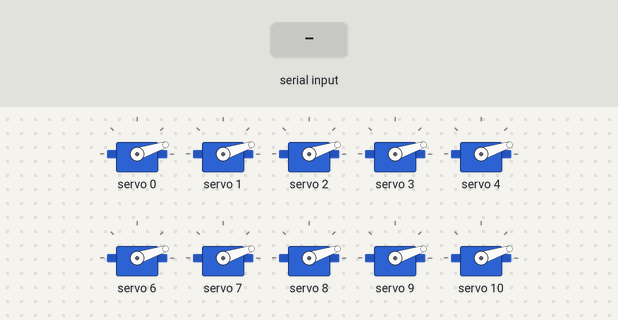
The sketch below on a simulated Arduino Uno, built with avr-gcc and run on an emulated ATmega328P. On the bench: 10 × servo. The test bench sets the inputs (shaded band). What the sketch prints to the serial monitor is not drawn.

Above: at 1.2 s.
1.3 s: "0\n" received over Serial
At 2.4 s:
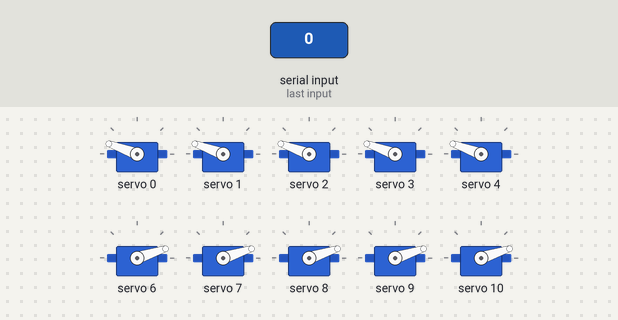
2.8 s: "1\n" received over Serial
At 3.6 s:
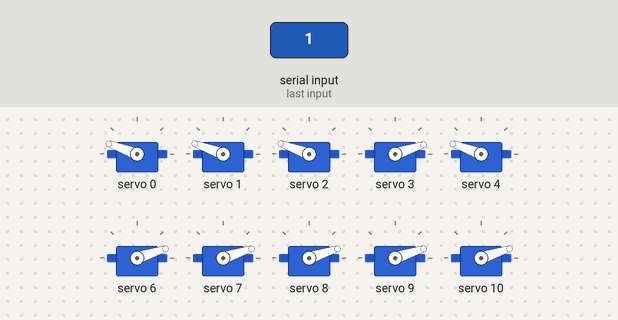
4.3 s: "2\n" received over Serial
At 4.7 s:
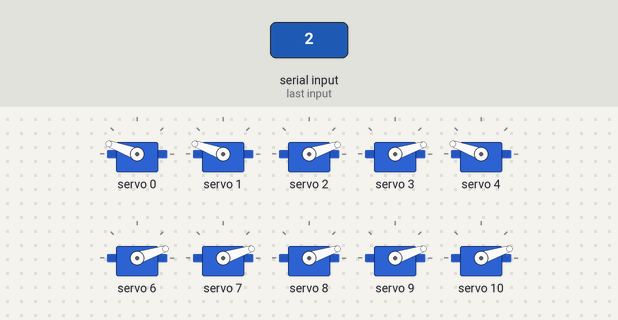
5.8 s: "3\n" received over Serial
At 7.0 s:
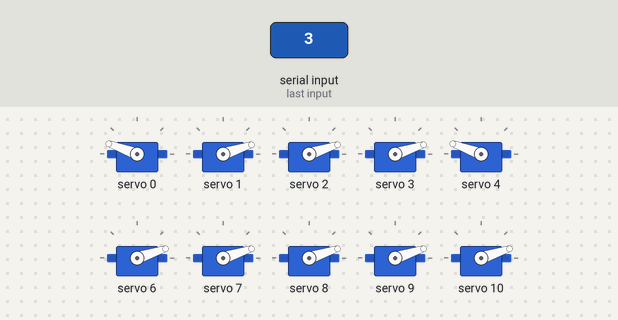
7.3 s: "4\n" received over Serial
At 8.2 s:
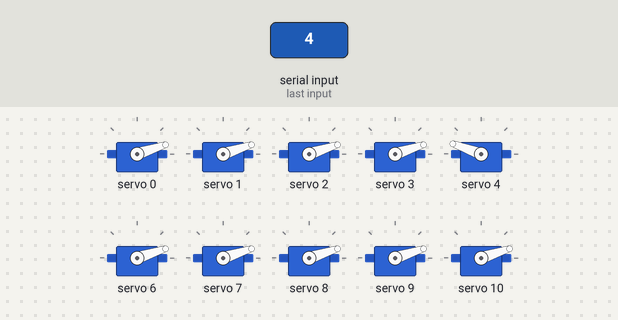
8.8 s: "l,45\n" received over Serial
At 9.4 s:
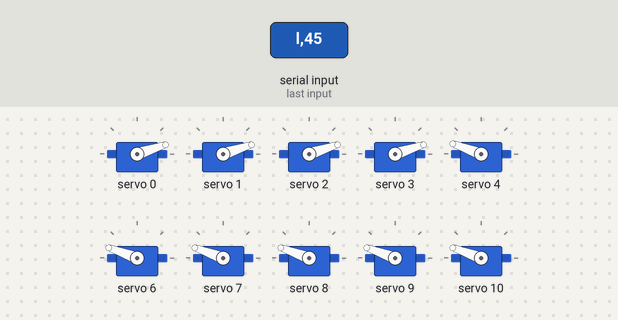
Timing chart, 0 to 11.3 s (numbered marks = the images above; inputs shaded):
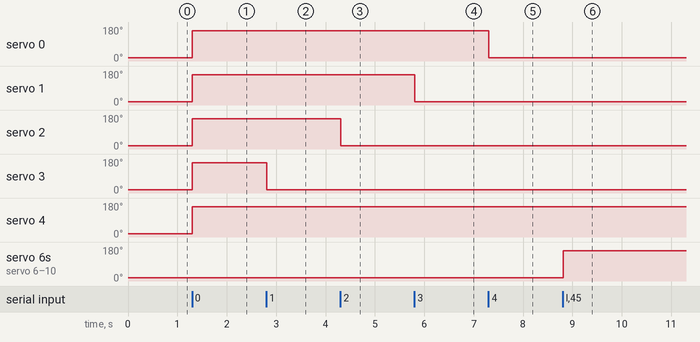

Measured:
- after the input at 1.3 s, servo 0–4: 18° → 160° at once
- after the input at 2.8 s, servo 3: 160° → 18° at once
- after the input at 4.3 s, servo 2: 160° → 18° at once
- after the input at 5.8 s, servo 1: 160° → 18° at once
- after the input at 7.3 s, servo 0: 160° → 18° at once
- after the input at 8.8 s, servo 6–10: 18° → 160° at once

The sketch:

both_hand_fingers_counting.ino
```cpp
#include <Wire.h>
#include <Adafruit_PWMServoDriver.h>

// Initialize the PCA9685
Adafruit_PWMServoDriver pca9685 = Adafruit_PWMServoDriver();

// Channels for Right Hand
#define R_PINKY    0
#define R_RING     1
#define R_MIDDLE   2
#define R_INDEX    3
#define R_THUMB    4

// Channels for Left Hand
#define L_PINKY    10
#define L_RING     9
#define L_MIDDLE   8
#define L_INDEX    7
#define L_THUMB    6

// Servo limits
#define SERVOMIN 150
#define SERVOMAX 600

// Open and close angles
#define ANGLE_OPEN   0
#define ANGLE_CLOSED 120

void setup() {
  Serial.begin(9600);
  pca9685.begin();
  pca9685.setPWMFreq(50);

  // Set all to open initially
  setAllFingersRight(ANGLE_OPEN);
  setAllFingersLeft(ANGLE_OPEN);

  Serial.println("Enter 0-10 for RIGHT hand or l0-l10 for LEFT hand:");
}

void loop() {
  if (Serial.available()) {
    String input = Serial.readStringUntil('\n');
    input.trim();

    if (input.startsWith("l")) {
      int val = input.substring(1).toInt();
      applyGestureLeft(val);
    } else {
      int val = input.toInt();
      applyGestureRight(val);
    }
  }
}

// ==================== RIGHT HAND GESTURES ====================
void applyGestureRight(int val) {
  switch (val) {
    case 0:
      setFingersRight(ANGLE_CLOSED, ANGLE_CLOSED, ANGLE_CLOSED, ANGLE_CLOSED, ANGLE_CLOSED);
      break;

    case 1:
      setFingersRight(ANGLE_CLOSED, ANGLE_CLOSED, ANGLE_CLOSED, ANGLE_OPEN, ANGLE_CLOSED);
      break;
    case 2:
      setFingersRight(ANGLE_CLOSED, ANGLE_CLOSED, ANGLE_OPEN, ANGLE_OPEN, ANGLE_CLOSED);
      break;
    case 3:
      setFingersRight(ANGLE_CLOSED, ANGLE_OPEN, ANGLE_OPEN, ANGLE_OPEN, ANGLE_CLOSED);
      break;
    case 4:
      setFingersRight(ANGLE_OPEN, ANGLE_OPEN, ANGLE_OPEN, ANGLE_OPEN, ANGLE_CLOSED);
      break;
    case 5:
    case 10:
      setAllFingersRight(ANGLE_OPEN);
      break;
    case 6:
      setFingersRight(ANGLE_CLOSED, ANGLE_CLOSED, ANGLE_CLOSED, ANGLE_CLOSED, ANGLE_OPEN);
      break;
    case 7:
      setFingersRight(ANGLE_CLOSED, ANGLE_CLOSED, ANGLE_CLOSED, ANGLE_OPEN, ANGLE_OPEN);
      break;
    case 8:
      setFingersRight(ANGLE_CLOSED, ANGLE_CLOSED, ANGLE_OPEN, ANGLE_OPEN, ANGLE_OPEN);
      break;
    case 9:
      setFingersRight(ANGLE_CLOSED, ANGLE_OPEN, ANGLE_OPEN, ANGLE_OPEN, ANGLE_OPEN);
      break;
    default:
      Serial.println("Invalid input for right hand.");
      break;
  }
}

// ==================== LEFT HAND GESTURES ====================
void applyGestureLeft(int val) {
  switch (val) {
    case 0:
      setFingersLeft(ANGLE_CLOSED, ANGLE_CLOSED, ANGLE_CLOSED, ANGLE_CLOSED, ANGLE_CLOSED);
      break;
    case 1:
      setFingersLeft(ANGLE_CLOSED, ANGLE_OPEN, ANGLE_CLOSED, ANGLE_CLOSED, ANGLE_CLOSED);
      break;
    case 2:
     // new order: thumb, index, middle, ring, pinky
      setFingersLeft(ANGLE_CLOSED, ANGLE_OPEN, ANGLE_OPEN, ANGLE_CLOSED, ANGLE_CLOSED);
      break;
    case 3:
      setFingersLeft(ANGLE_CLOSED, ANGLE_OPEN, ANGLE_OPEN, ANGLE_OPEN, ANGLE_CLOSED);
      break;
    case 4:
      setFingersLeft(ANGLE_CLOSED, ANGLE_OPEN, ANGLE_OPEN, ANGLE_OPEN, ANGLE_OPEN);
      break;
    case 5:
    case 10:
      setAllFingersLeft(ANGLE_OPEN);
      break;
    case 6:
      setFingersLeft(ANGLE_OPEN, ANGLE_CLOSED, ANGLE_CLOSED, ANGLE_CLOSED, ANGLE_CLOSED);
      break;
    case 7:
      setFingersLeft(ANGLE_OPEN, ANGLE_OPEN, ANGLE_CLOSED, ANGLE_CLOSED, ANGLE_CLOSED);

      break;
    case 8:
      setFingersLeft(ANGLE_OPEN, ANGLE_OPEN, ANGLE_OPEN, ANGLE_CLOSED, ANGLE_CLOSED);
      break;
    case 9:
      setFingersLeft(ANGLE_OPEN, ANGLE_OPEN, ANGLE_OPEN, ANGLE_OPEN, ANGLE_CLOSED);
      break;
    default:
      Serial.println("Invalid input for left hand.");
      break;
  }
}

// ==================== HELPER FUNCTIONS ====================

void setServoAngle(uint8_t channel, uint16_t angle) {
  uint16_t pulse = map(angle, 0, 180, SERVOMIN, SERVOMAX);

  pca9685.setPWM(channel, 0, pulse);
}
void setFingersRight(int pinky, int ring, int middle, int index, int thumb) {
  setServoAngle(R_PINKY, pinky);
  setServoAngle(R_RING, ring);
  setServoAngle(R_MIDDLE, middle);
  setServoAngle(R_INDEX, index);
  setServoAngle(R_THUMB, thumb);
}

void setFingersLeft(int thumb, int index, int middle, int ring, int pinky) {
  setServoAngle(L_THUMB, thumb);
  setServoAngle(L_INDEX, index);
  setServoAngle(L_MIDDLE, middle);
  setServoAngle(L_RING, ring);
  setServoAngle(L_PINKY, pinky);
}

void setAllFingersRight(int angle) {
  setFingersRight(angle, angle, angle, angle, angle);
}

void setAllFingersLeft(int angle) {
  setFingersLeft(angle, angle, angle, angle, angle);
}
```
